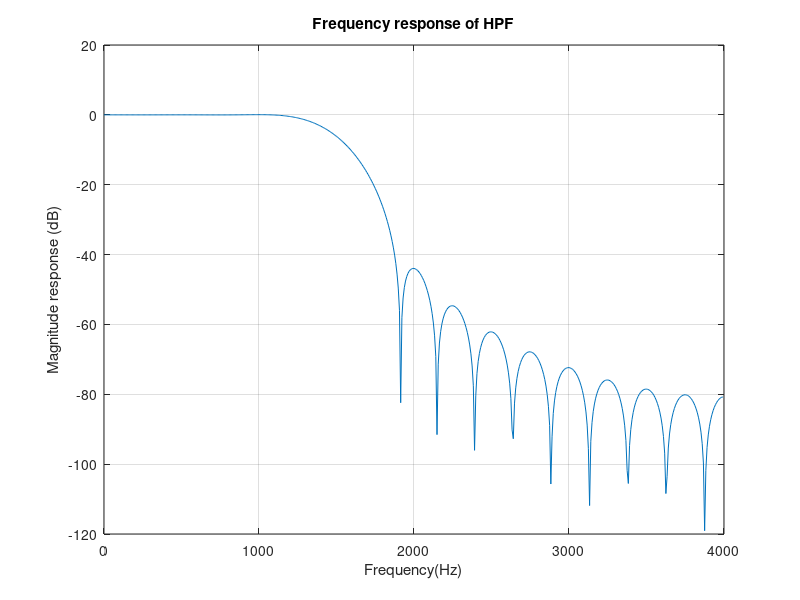
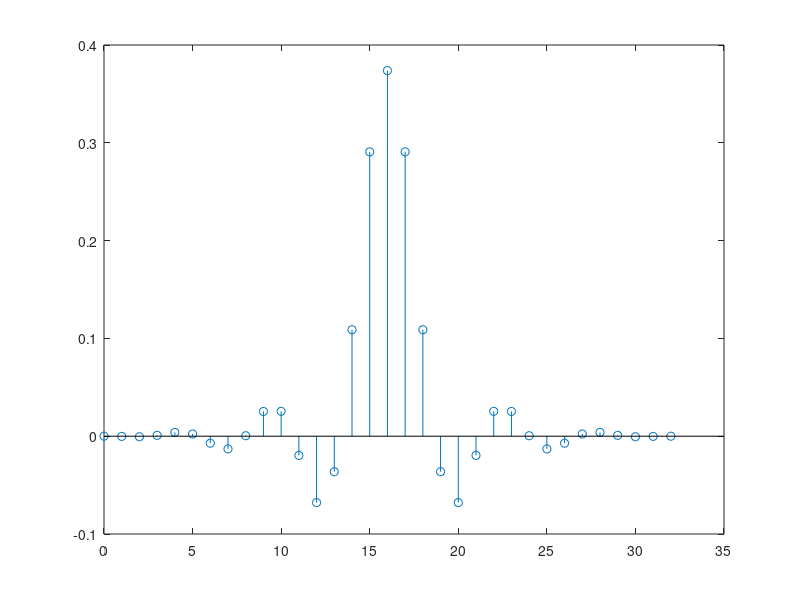

The MATLAB script that drew these images, in order:
% FIR LPF
clc;
clear all;
close all;
% Passband and Stopband edge frequencies
fp=1000;
fs=2000;
%Sampling frequency
Fs=8000;
% Normalising to half the sampling frequency
fn=Fs/2;
% cut off frequency (normalizes to fn)
fc=(fs+fp)/2/fn;
%normalized transition width
tw=abs(fs-fp)/Fs; % holds good for both LPF and HPF
N=ceil(4/tw);
% window N=8pi/2pi*TW
% To ensure type-1 (N must be odd)
if(rem(N,2)==0)
    N=N+1;
end
wn=hanning(N); % Hanning window coefficients
% calculate truncated ideal impulse response coefficients
hd=fir1(N-1,fc,boxcar(N));
% to obtain windowed coefficients of LPF
hn=fir1(N-1,fc,wn);
% Frequency response of the filter
[H,f]=freqz(hn,1,512,Fs); % return 512 points for the range Fs/2
mag=20*log10(abs(H));
plot(f,mag);
grid on;
xlabel(' Frequency(Hz) ');
ylabel(' Magnitude response (dB) ');
title(' Frequency response of HPF ');
% impulse response of the filter
n=0:N-1;
figure;
stem(n,hn);
